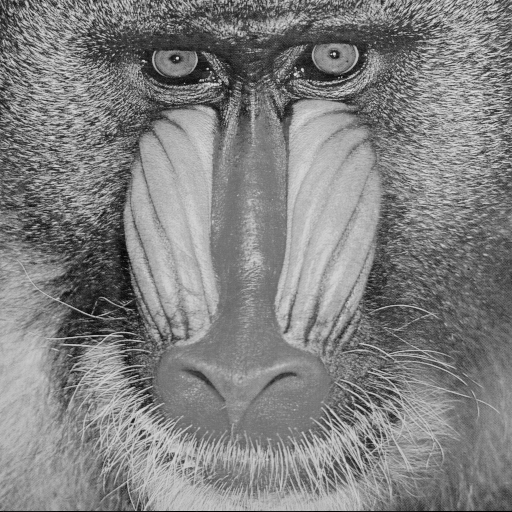
#> input picture MC920/trabInicial/images/baboon.png, 512 x 512 px; its folder holds 4 pictures in this run
$ python firstFirst-1.py
#> lines starting #> are read from the running program, lines starting #| are printed output that depends on the picture
import cv2;
import numpy as np;
import math
import matplotlib.pyplot as plt
import os
import glob

#Trying to get all my images using a quora solution
image_dir = "/home/marcelomartins/Documentos/Python/MC920/trabInicial/images"
data_path = os.path.join(image_dir, '*g')
files = glob.glob(data_path)
data=[]
for fl in files:
    img = cv2.imread(fl, cv2.IMREAD_GRAYSCALE)
#> img is the input picture: shape (512, 512); min 0, max 230, mean 129.1
    data.append(img)

def plotAndSave(title = ""):
    plt.axis("off")
    plt.title(title)
    plt.imshow(im_out, cmap="gray", vmin=0, vmax=255)

    plt.waitforbuttonpress(0)
    plt.close("all")

    cv2.imwrite(title+".png", im_out)


#1.1Negativ of an image
#im_in = cv2.imread("/home/marcelomartins/....", cv2.IMREAD_GRAYSCALE); way of reading
im_in = data[2]

cv2.imshow("Original", im_in)
cv2.waitKey(0)

#another way: im_negativ = 255 - im_in
im_negativ = im_negativ = cv2.bitwise_not(im_in)
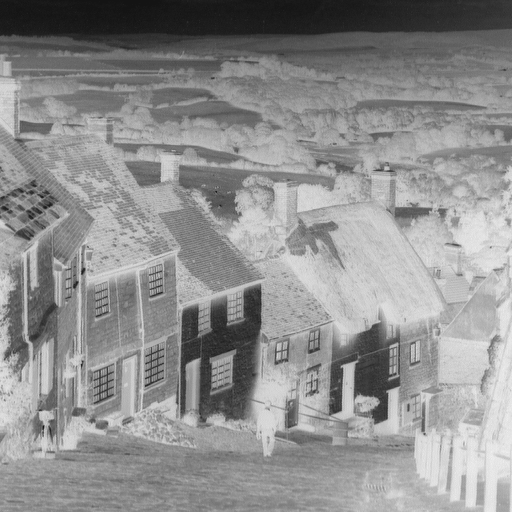
#> im_negativ: shape (512, 512); min 20, max 239, mean 142.8
cv2.imshow("Inverted", im_negativ)
cv2.waitKey(0)


# [12 lines of commented-out code are left out]
im_out = im_in/2.55 + 100
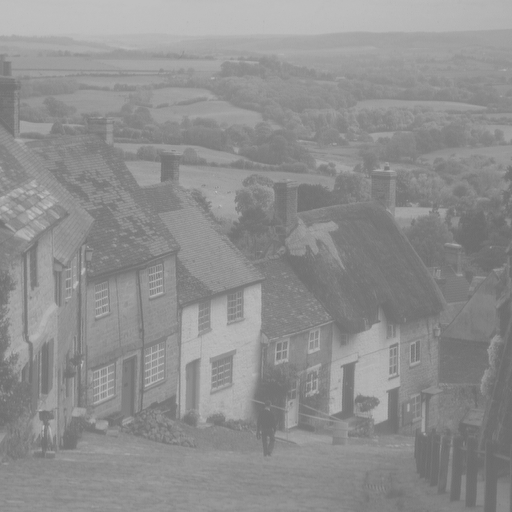
#> im_out: shape (512, 512) float64; min 106.3, max 192.2, mean 144
title = "[100, 200]"
plotAndSave(title)
